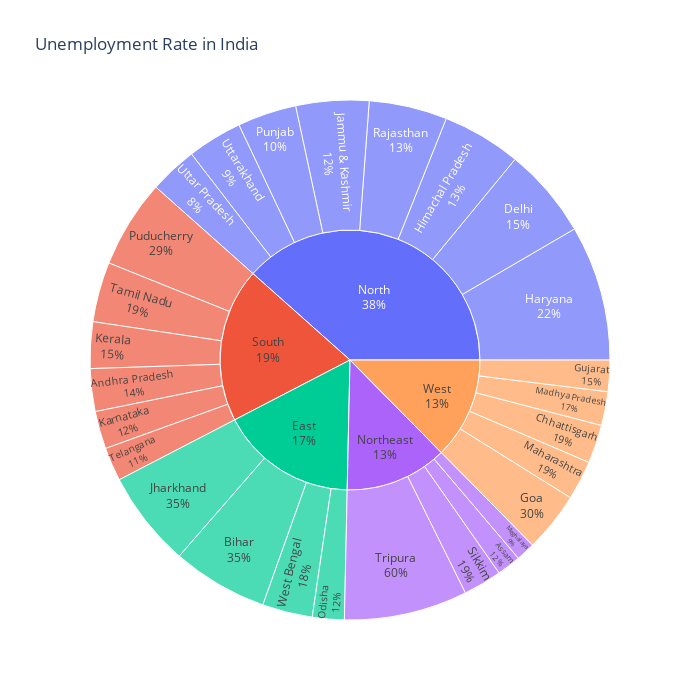

Notebook code cell kept with this figure:
### Markdown cell above
# Sunburst Plot with plotly.express

Plotly Express is the easy-to-use, high-level interface to Plotly, which operates on a variety of types of data and produces easy-to-style figures.

With px.sunburst, each row of the DataFrame is represented as a sector of the sunburst.

### Code cell
unemploment = data[["States", "Region", "Estimated Unemployment Rate"]]
figure = px.sunburst(unemploment, path=["Region", "States"], 
                     values="Estimated Unemployment Rate", 
                     width=700, height=700, color_continuous_scale="RdBu", 
                     title="Unemployment Rate in India")
figure.update_traces(textinfo="label+percent parent")

figure.show()

### Figure 1 — Plotly figure (JSON) as saved in the notebook; plotly's stock layout.template omitted (floating-point values rounded to 4 significant figures)
{"data": [{"branchvalues": "total", "domain": {"x": [0, 1], "y": [0, 1]}, "hovertemplate": "labels=%{label}<br>Estimated Unemployment Rate=%{value}<br>parent=%{parent}<br>id=%{id}<extra></extra>", "ids": ["South/Andhra Pradesh", "Northeast/Assam", "East/Bihar", "West/Chhattisgarh", "North/Delhi", "West/Goa", "West/Gujarat", "North/Haryana", "North/Himachal Pradesh", "North/Jammu & Kashmir", "East/Jharkhand", "South/Karnataka", "South/Kerala", "West/Madhya Pradesh", "West/Maharashtra", "Northeast/Meghalaya", "East/Odisha", "South/Puducherry", "North/Punjab", "North/Rajasthan", "Northeast/Sikkim", "South/Tamil Nadu", "South/Telangana", "Northeast/Tripura", "North/Uttar Pradesh", "North/Uttarakhand", "East/West Bengal", "East", "North", "Northeast", "South", "West"], "labels": ["Andhra Pradesh", "Assam", "Bihar", "Chhattisgarh", "Delhi", "Goa", "Gujarat", "Haryana", "Himachal Pradesh", "Jammu & Kashmir", "Jharkhand", "Karnataka", "Kerala", "Madhya Pradesh", "Maharashtra", "Meghalaya", "Odisha", "Puducherry", "Punjab", "Rajasthan", "Sikkim", "Tamil Nadu", "Telangana", "Tripura", "Uttar Pradesh", "Uttarakhand", "West Bengal", "East", "North", "Northeast", "South", "West"], "name": "", "parents": ["South", "Northeast", "East", "West", "North", "West", "West", "North", "North", "North", "East", "South", "South", "West", "West", "Northeast", "East", "South", "North", "North", "Northeast", "South", "South", "Northeast", "North", "North", "East", "", "", "", "", ""], "textinfo": "label+percent parent", "type": "sunburst", "values": [86.64, 48.56, 194.7, 78.19, 184.1, 121.7, 63.76, 274.8, 160.7, 148.3, 195.4, 76.68, 94.34, 68.54, 79.79, 38.66, 64.62, 179.4, 119.8, 158.7, 78.34, 121.9, 68.33, 250.6, 97.37, 111.6, 101.9, 556.6, 1255.0, 416.1, 627.3, 411.9]}], "layout": {"height": 700, "legend": {"tracegroupgap": 0}, "title": {"text": "Unemployment Rate in India"}, "width": 700}}
